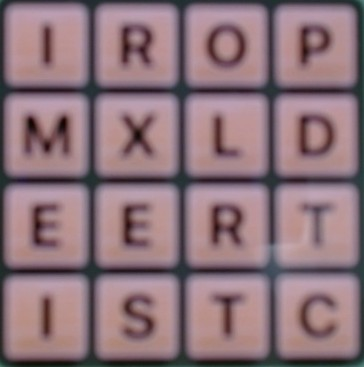
#> input picture usb_cam_capture.jpg, 364 x 367 px
$ python -i screenshot_ocr.py   (imports and definitions only)
#> lines starting #> are read from the running program, lines starting #| are printed output that depends on the picture; after the words box and inside, x2 and y2 are one past the last pixel; in counts of white or black regions, pixels touching at a corner belong together
import cv2
import easyocr

import numpy as np

# [1 line that did not run here, left out]

def clean_letter(text):
    if not text:
        return "I"
    text = text.upper()[0]  # take first char
    corrections = {
        "0": "O",
        "1": "I",
        "5": "S",
        "8": "B"
    }
    return corrections.get(text, text if text.isalpha() else "?")

def extract_board_letters(image_path, grid_size=4):
    """
    Takes a screenshot of the Word Hunt board, runs OCR,
    and returns a grid of recognized letters.

    Args:
        image_path (str): Path to the screenshot image.
        grid_size (int): Number of cells per row/col (default=4 for Word Hunt).

    Returns:
        list[list[str]]: grid_size x grid_size grid of letters.
    """
#> called with image_path = 'usb_cam_capture.jpg', grid_size = 4

    # Load image
    img = cv2.imread(image_path)
#> img is the input picture: shape (367, 364, 3); mean B, G, R 122.5, 115, 140.8

    # Preprocess: convert to grayscale and threshold
    gray = cv2.cvtColor(img, cv2.COLOR_BGR2GRAY)
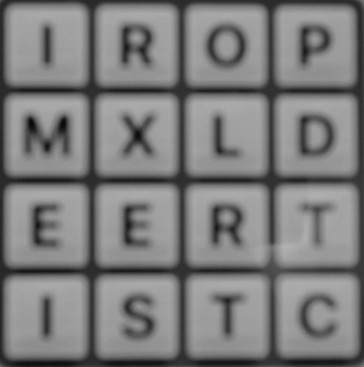
#> gray: shape (367, 364); min 9, max 178, mean 123.5
    _, thresh = cv2.threshold(gray, 150, 255, cv2.THRESH_BINARY_INV)
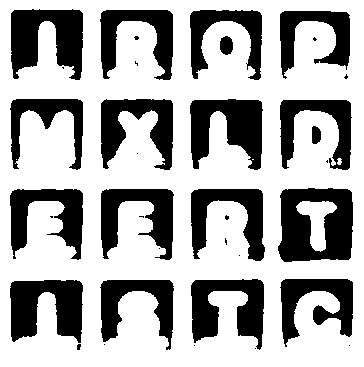
#> thresh: shape (367, 364); 66.7% white; 36 black regions (17 under 20 px), largest, box (x1, y1, x2, y2) and area: (278, 188, 353, 262) 4099, (11, 9, 83, 80) 3410, (190, 99, 263, 170) 3268

    # Assume the board is roughly square in the center — crop dynamically if needed
    h, w = thresh.shape
#> h = 367; w = 364
    board_size = min(h, w)
#> board_size = 364
    start_x = (w - board_size) // 2
#> start_x = 0
    start_y = (h - board_size) // 2
#> start_y = 1
    board = thresh[start_y:start_y+board_size, start_x:start_x+board_size]
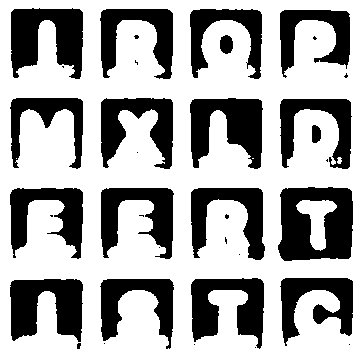
#> board: shape (364, 364); 66.4% white; 36 black regions (17 under 20 px), largest, box (x1, y1, x2, y2) and area: (278, 187, 353, 261) 4099, (11, 8, 83, 79) 3410, (190, 98, 263, 169) 3268

    # Divide into grid
    cell_h, cell_w = board.shape[0] // grid_size, board.shape[1] // grid_size
#> cell_h = 91; cell_w = 91

    letters = []
    for r in range(grid_size):
        row = []
        for c in range(grid_size):
            cell = board[r*cell_h:(r+1)*cell_h, c*cell_w:(c+1)*cell_w]

            # Optional: pad & clean cell for better OCR
            # show cell
            cell = cv2.bitwise_not(cell)
            cell = cv2.resize(cell, (200, 200), interpolation=cv2.INTER_LINEAR)
            # crop border
            border = 20
            cell = cell[border:-border, border:-border]
            # cv2.imshow("cell", cell)
            # cv2.waitKey(0)

            results = reader.readtext(cell)
            char = clean_letter(results[0][1] if results else "")
            row.append(char)
        letters.append(row)
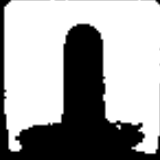
#> cell: shape (160, 160); min 0, max 255, mean 161.5
#> after the loop, letters = []

    return letters

# [5 lines not run here, left out]

#> (the run stopped early here; a loop or call above may not have finished)

$ run again, on image.jpg
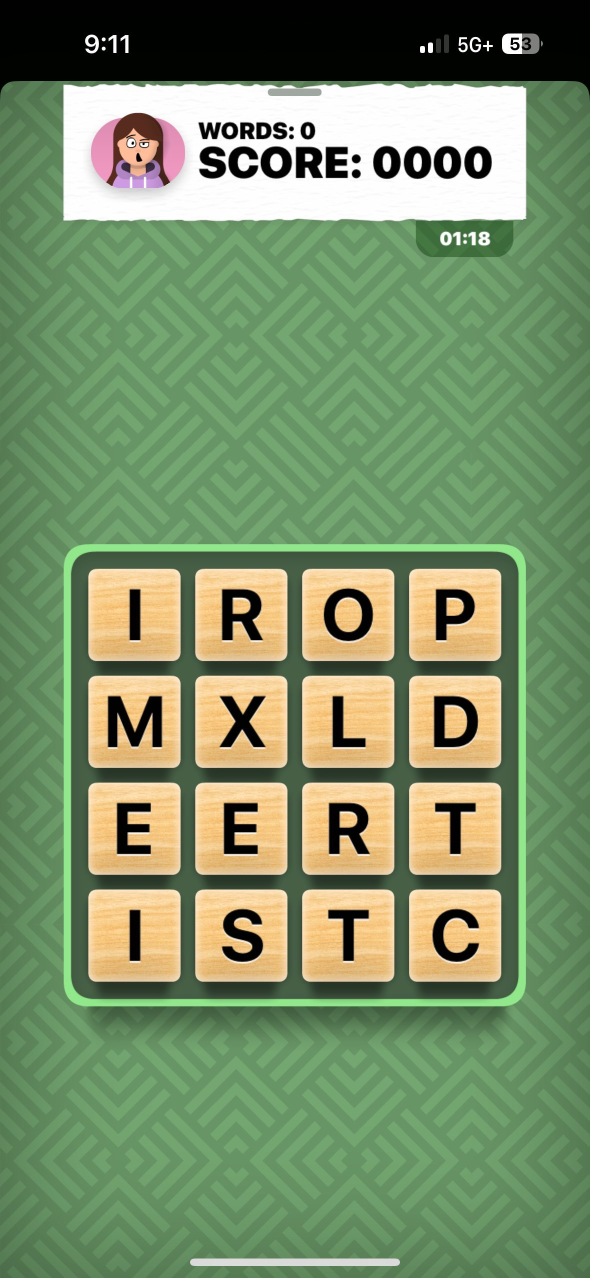
#> input picture image.jpg, 1179 x 2556 px (shown at 1/2 size)
#> in extract_board_letters, img is the input picture: shape (2556, 1179, 3); mean B, G, R 105.1, 144.2, 122.3
#> in extract_board_letters, `_, thresh = cv2.threshold(gray, 150, 255, cv2.THRESH_BINARY_INV)`:
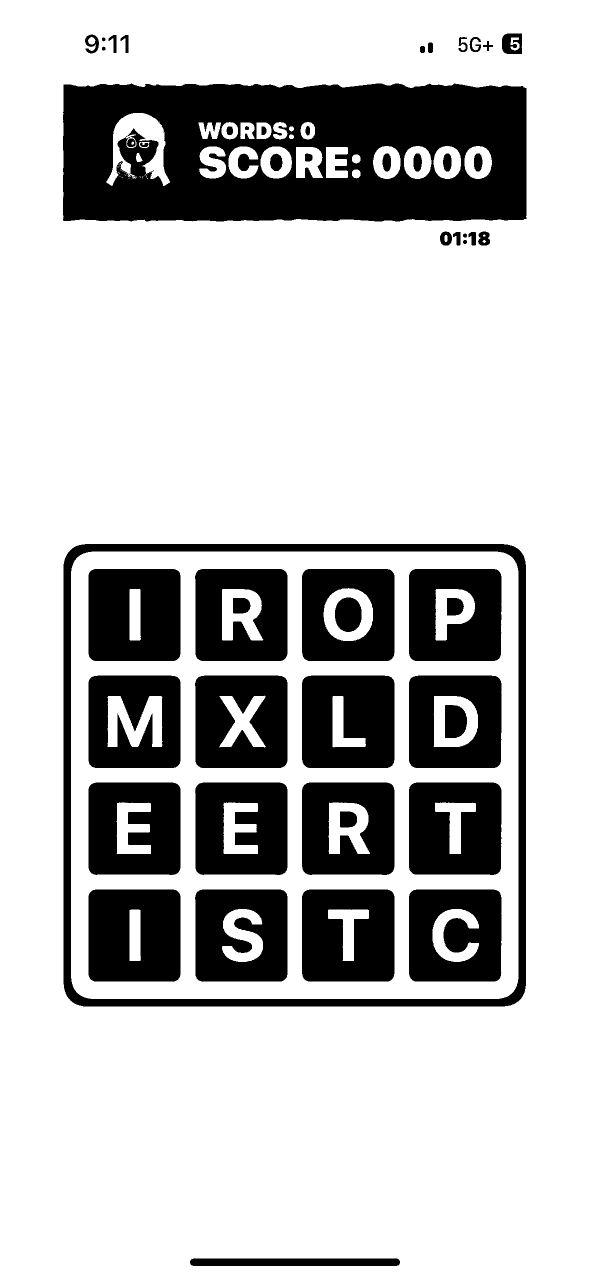
#> thresh: shape (2556, 1179) (shown at 1/2 size); 75.2% white; 57 black regions (4 under 20 px), largest, box (x1, y1, x2, y2) and area: (126, 167, 1053, 443) 211022, (127, 1088, 1052, 2013) 54447, (177, 1138, 361, 1322) 31386
#> in extract_board_letters, `board = thresh[start_y:start_y+board_size, start_x:start_x+board_size]`:
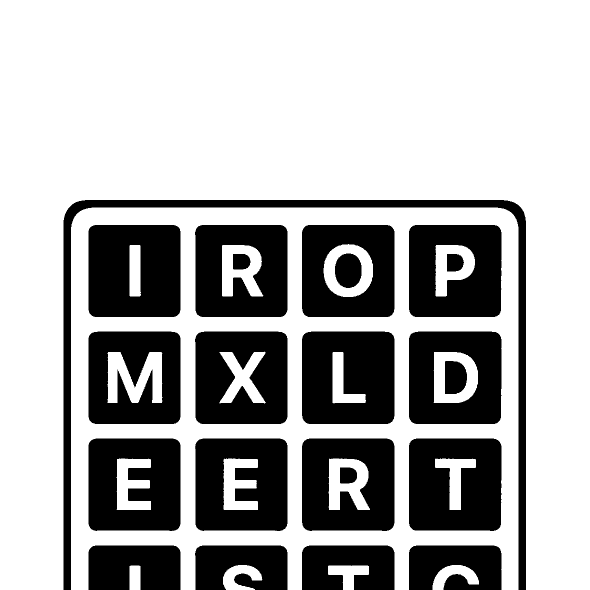
#> board: shape (1179, 1179) (shown at 1/2 size); 68.2% white; 22 black regions, largest, box (x1, y1, x2, y2) and area: (127, 400, 1052, 1179) 36721, (177, 450, 361, 634) 31386, (604, 663, 789, 848) 30911
#> after the loop in extract_board_letters, `for r in range(grid_size):`: letters = []
